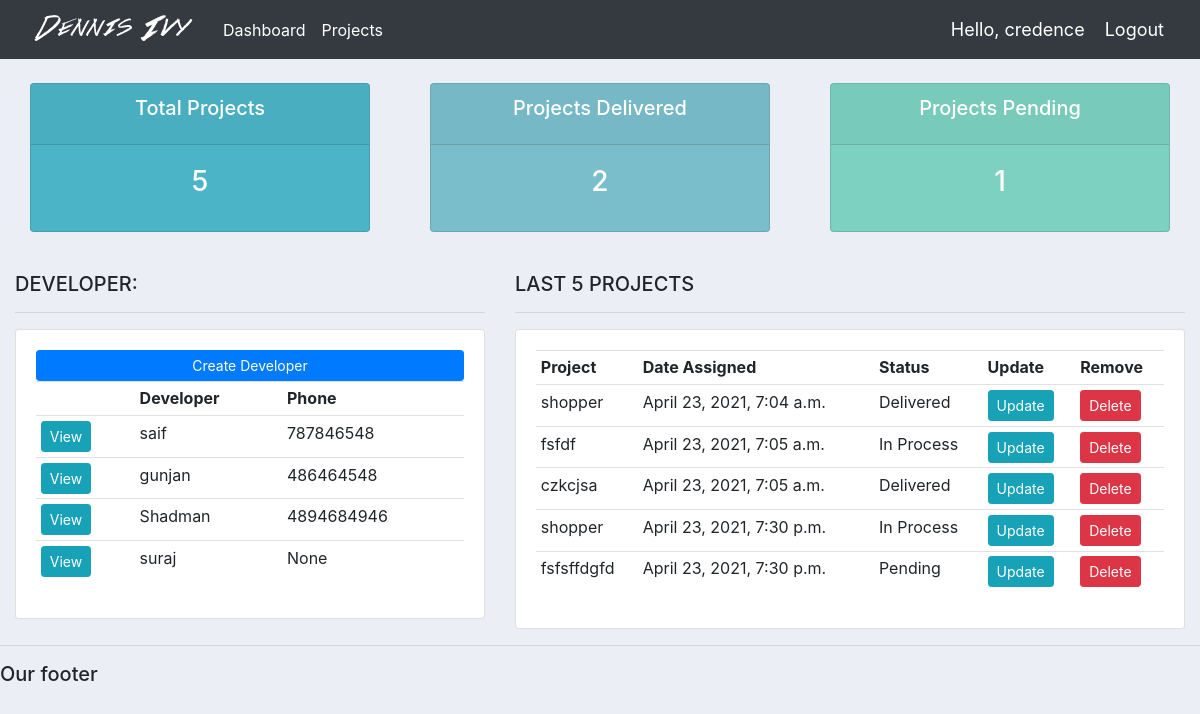
The app's page / (signed in) with its own data.
### accounts/models.py (models this page shows, shortened)
class Developer(models.Model):
	user = models.OneToOneField(User, null=True, blank=True, on_delete=models.CASCADE)
	name = models.CharField(max_length=200, null=True)
	phone = models.CharField(max_length=200, null=True)
	email = models.CharField(max_length=200, null=True)
	profile_pic = models.ImageField(default="profile1.png", null=True, blank=True)
	date_created = models.DateTimeField(auto_now_add=True, null=True)

class Work_Status(models.Model):
	STATUS = (
			('Pending', 'Pending'),
			('In Process', 'In Process'),
			('Delivered', 'Delivered'),
			)
	developer = models.ForeignKey(Developer, null=True, on_delete= models.SET_NULL)
	project = models.ForeignKey(Project, null=True, on_delete= models.SET_NULL)
	date_created = models.DateTimeField(auto_now_add=True, null=True)
	status = models.CharField(max_length=200, null=True, choices=STATUS)
	duration = models.CharField(max_length=200, null=True )

class Project(models.Model):
	CATEGORY = (
			('Informative', 'Informative'),
			('E-commerce', 'E-commerce'),
			('Dynamic', 'Dynamic'),
			)
	name = models.CharField(max_length=200, null=True)
	domain = models.CharField(max_length=200,null=True)
	category = models.CharField(max_length=200, null=True, choices=CATEGORY)
	description = models.CharField(max_length=200, null=True, blank=True)
	date_created = models.DateTimeField(auto_now_add=True, null=True)
	tags = models.ManyToManyField(Tag)
	def __str__(self):
		return self.name

### accounts/decorators.py (the view)
	def wrapper_function(request, *args, **kwargs):
		group = None
		if request.user.groups.exists():
			group = request.user.groups.all()[0].name
		if group == 'developer':
			return redirect('user-page')
		if group == 'admin':
			return view_func(request, *args, **kwargs)

### accounts/views.py (called while the page is built)
@login_required(login_url='login')
@admin_only
def home(request):
	projects = Work_Status.objects.all()
	developer = Developer.objects.all()
	work_status = Work_Status.objects.all()
	total_developer = developer.count()
	total_projects = projects.count()
	delivered = projects.filter(status='Delivered').count()
	pending = projects.filter(status='Pending').count()
	context = {'orders':projects, 'developer':developer,
	'total_projects':total_projects,'delivered':delivered,
	'pending':pending }
	return render(request, 'accounts/dashboard.html', context)

### accounts/templates/accounts/dashboard.html
{%  extends 'accounts/main.html' %}
{% block content %}
{%  include 'accounts/status.html' %}
<br>
<div class="row">
	<div class="col-md-5">
		<h5>DEVELOPER:</h5>
		<hr>
		<div class="card card-body">
			<a class="btn btn-primary  btn-sm btn-block" href="">Create Developer</a>
			<table class="table table-sm">
				<tr>
					<th></th>
					<th>Developer</th>
					<th>Phone</th>
				</tr>
				{% for developer in developer %}
					<tr>
						<td><a class="btn btn-sm btn-info" href="{% url 'developer' developer.id %}">View</a></td>
						<td>{{developer.name}}</td>
						<td>{{developer.phone}}</td>
					</tr>
				{% endfor %}
			</table>
		</div>
	</div>
	<div class="col-md-7">
		<h5>LAST 5 PROJECTS</h5>
		<hr>
		<div class="card card-body">
			<table class="table table-sm">
				<tr>
					<th>Project</th>
					<th>Date Assigned</th>
					<th>Status</th>
					<th>Update</th>
					<th>Remove</th>
				</tr>
				{% for order in orders %}
					<tr>
						<td>{{order.project}}</td>
						<td>{{order.date_created}}</td>
						<td>{{order.status}}</td>
						<td><a class="btn btn-sm btn-info" href="{% url 'update_order' order.id %}">Update</a></td>
						<td><a class="btn btn-sm btn-danger" href="{% url 'delete_order' order.id %}">Delete</a></td>
					</tr>
				{% endfor %}
			</table>
		</div>
	</div>
</div>
{% endblock %}

### accounts/templates/accounts/navbar.html (shortened to what this page needs)
{% load static %}
<nav class="navbar navbar-expand-lg navbar-dark bg-dark">
 <img src="{% static 'images/logo.png' %}">
  <div class="collapse navbar-collapse" id="navbarNav">
    <ul class="navbar-nav">
      {% if request.user.is_staff %}
        <li class="nav-item active">
          <a class="nav-link" href="{% url 'home' %}">Dashboard</a>
        </li>
        <li class="nav-item active">
          <a class="nav-link" href="{% url 'projects' %}">Projects</a>
        </li>
        {% else %}
        <li class="nav-item">
          <a class="nav-link" href="{% url 'account' %}">Settings</a>
        </li>
        {% endif %}
    </ul>
  </div>
  <span class="hello-msg">Hello, {{request.user}}</span>
  <span ><a  class="hello-msg" href="{% url 'logout' %}">Logout</a></span>
</nav>

### accounts/templates/accounts/status.html
<br>
<div class="row">
	<div class="col">
		<div class="col-md">
			<div class="card text-center text-white  mb-3" id="total-orders">
			  	<div class="card-header">
			  		<h5 class="card-title">Total Projects</h5>
			  	</div>
			  	<div class="card-body">
			    	<h3 class="card-title">{{total_projects}}</h3>
			  	</div>
			</div>
		</div>
	</div>
	<div class="col">
		<div class="col-md">
			<div class="card text-center text-white  mb-3" id="orders-delivered">
			  	<div class="card-header">
			  		<h5 class="card-title">Projects Delivered</h5>
			  	</div>
			  	<div class="card-body">
			    	<h3 class="card-title">{{delivered}}</h3>
			  	</div>
			</div>
		</div>
	</div>
	<div class="col">
		<div class="col-md">
			<div class="card text-center text-white  mb-3" id="orders-pending">
			  	<div class="card-header">
			  		<h5 class="card-title">Projects Pending</h5>
			  	</div>
			  	<div class="card-body">
			    	<h3 class="card-title">{{pending}}</h3>
			  	</div>
			</div>
		</div>
	</div>
</div>

### static/css/main.css (style rules this page uses)
body { background-color: #ebeff5; }
#total-orders { background-color: #4cb4c7; }
#orders-delivered { background-color: #7abecc; }
#orders-pending { background-color: #7CD1C0; }

### accounts/templates/accounts/navbar.html (style rules this page uses)
.hello-msg { font-size: 18px; color: #fff; margin-right: 20px; }

### records on screen
Developer: name "saif", phone "787846548"
Developer: name "gunjan", phone "486464548"
Developer: name "Shadman", phone "4894684946"
Developer: name "suraj", phone "None"
Work_Status: project "shopper", date_created "April 23, 2021, 7:04 a.m.", status "Delivered"
Work_Status: project "fsfdf", date_created "April 23, 2021, 7:05 a.m.", status "In Process"
Work_Status: project "czkcjsa", date_created "April 23, 2021, 7:05 a.m.", status "Delivered"
Work_Status: project "shopper", date_created "April 23, 2021, 7:30 p.m.", status "In Process"
Work_Status: project "fsfsffdgfd", date_created "April 23, 2021, 7:30 p.m.", status "Pending"

### other values on screen
{{ request.user }} "credence"
{{ total_projects }} "5"
{{ delivered }} "2"
{{ pending }} "1"
